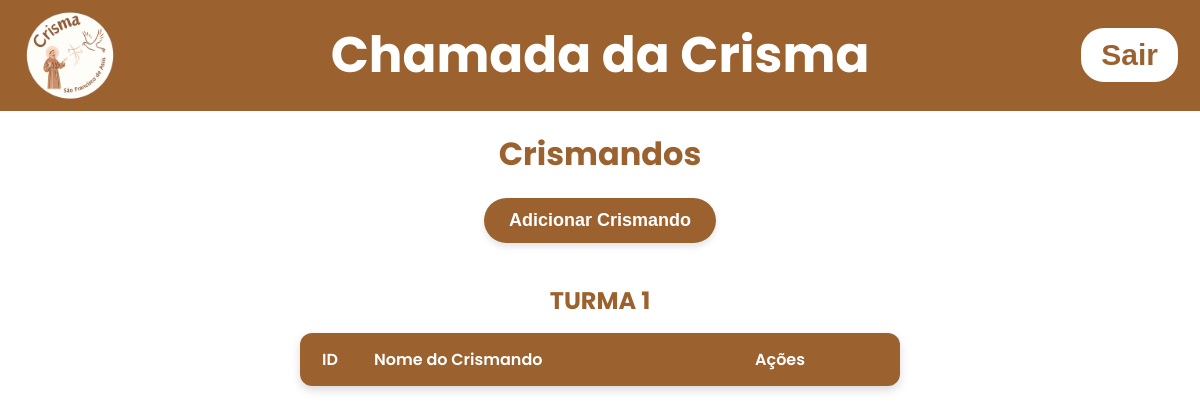
Before: /listcrismandos (signed in) with the older database file.
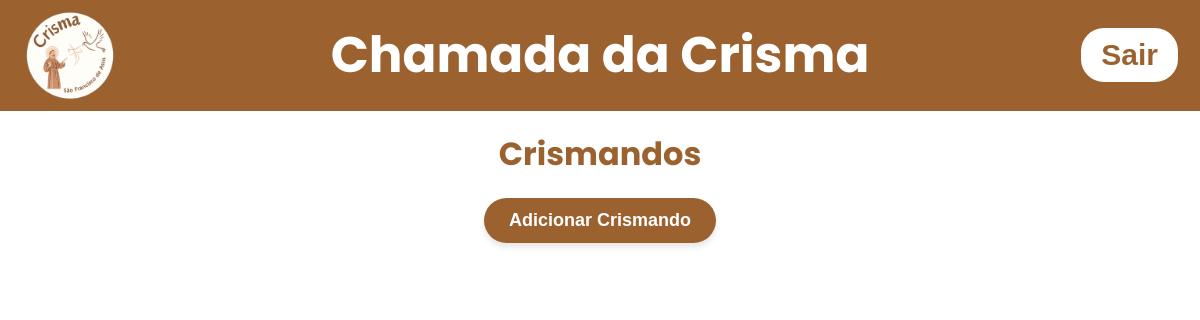
After: the same page with the newer database file.
### tables this page shows
CREATE TABLE turmas (
    id INTEGER PRIMARY KEY AUTOINCREMENT,
    turma_name TEXT NOT NULL UNIQUE                            
);

### app.py (the view)
@app.get("/listcrismandos")
def list_crismandos():
    msg = request.args.get('msg')
    if not 'admin' in session:
        return render_template('index.html')
    else:
        with get_conn() as conn:
            cur = conn.cursor()
            cur.execute("SELECT id, turma_name FROM turmas ORDER BY turma_name")
            turmas = cur.fetchall()
            cur.execute("SELECT id, name, turma_id FROM crismandos ORDER BY name")
            crismandos = cur.fetchall()
            return render_template('crismandos.html', turmas = turmas, msgcrismandos =msg, crismandos = crismandos)

### app.py (called while the page is built)
def get_conn():
    conn = sqlite3.connect("data/dataBase.db")
    conn.row_factory = sqlite3.Row
    return conn

### templates/crismandos.html (shortened to what this page needs)
<!DOCTYPE html>
<html lang="pt-br">
  <head>
    <link
      rel="stylesheet"
      href="{{url_for('static', filename='css/styleconfigadmin.css')}}"
    />
    <link
      rel="stylesheet"
      href="{{url_for('static', filename='css/stylecrismandos.css')}}"
    />
    <link rel="stylesheet" href="https://cdnjs.cloudflare.com/ajax/libs/font-awesome/6.5.0/css/all.min.css">
  </head>
  <body>
    <header>
      <div class="header-left">
        <img
          src="{{url_for('static', filename='images/logocrismamaior.png')}}"
          alt="Logo da crisma"
          class="logo"
        />
        <h1 class="title-center" onclick="window.location.href='/homepage'">
          Chamada da Crisma
        </h1>
      </div>
      <form action="{{url_for('logout_user')}}" method="post">
        <button class="button-logout">Sair</button>
      </form>
    </header>
<main>
<div id="container-principal">
    <h1>Crismandos</h1>
    <button onclick="OpenModalEditCrismandos()">Adicionar Crismando</button>
    {% for turma in turmas%}
        <h2 class="turma-titulo">{{ turma.turma_name }}</h2>
        <table class="tabela-crismandos">
            <thead>
                <tr>
                    <th>ID</th>
                    <th>Nome do Crismando</th>
                    <th>Ações</th>
                </tr>
            </thead>
        </table>
    {% endfor %}
    </main>
  </body>
</html>

Changed rows visible on the page:
removed turmas: turma_name "TURMA 1"
